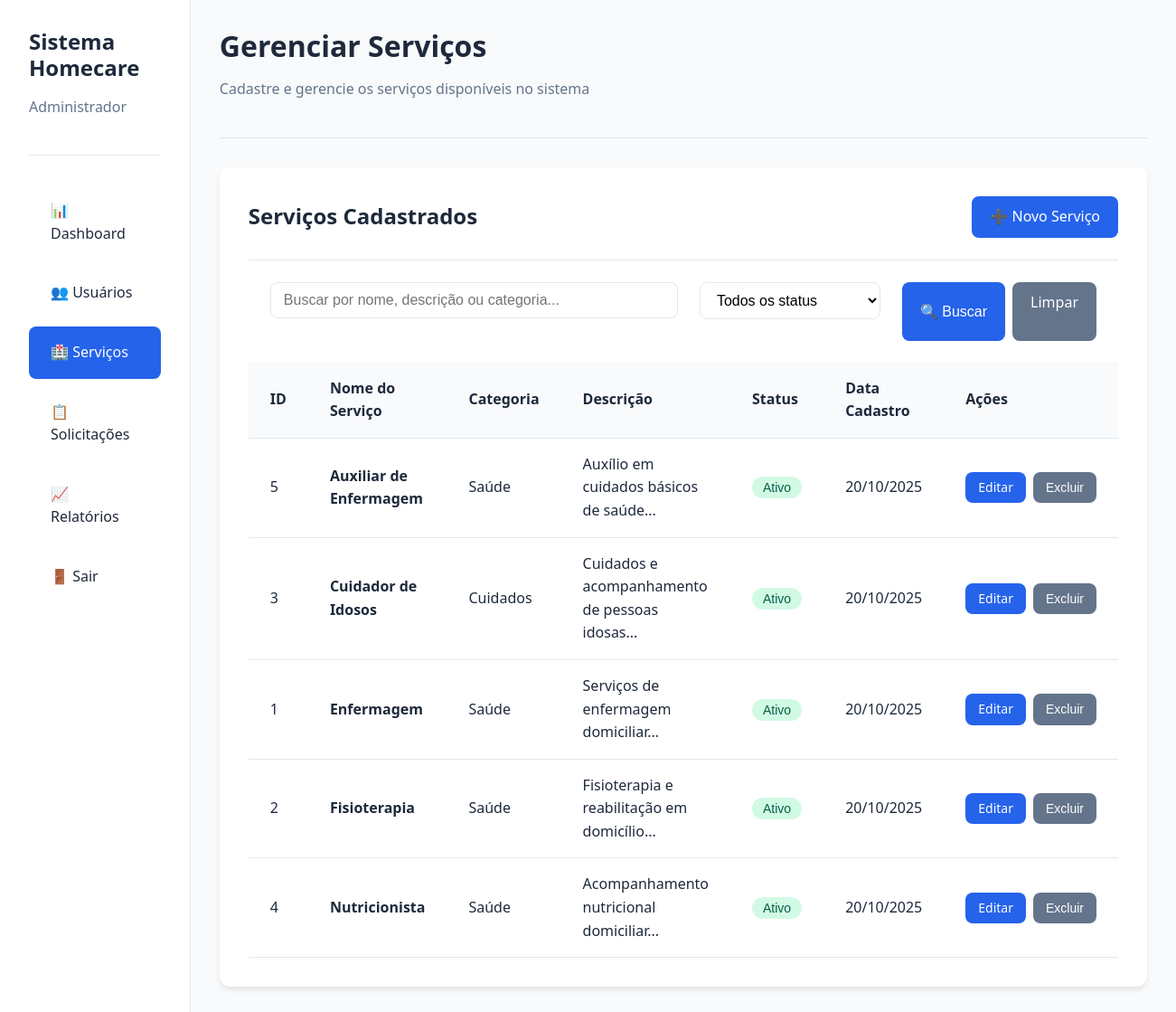
Screenshot of /admin/servicos.php (signed in) with the database file from the repository.
### tables this page shows
CREATE TABLE servicos (
    id INT AUTO_INCREMENT PRIMARY KEY,
    nome_servico VARCHAR(100) NOT NULL,
    descricao TEXT,
    categoria VARCHAR(50),
    icone VARCHAR(100),
    status ENUM('ativo', 'inativo') DEFAULT 'ativo',
    data_cadastro TIMESTAMP DEFAULT CURRENT_TIMESTAMP,
    data_atualizacao TIMESTAMP DEFAULT CURRENT_TIMESTAMP ON UPDATE CURRENT_TIMESTAMP,
    INDEX idx_categoria (categoria),
    INDEX idx_status (status)
);

### includes/funcoes.php (called while the page is built, shortened)
<?php
function formatDateBR($date) {
    return date('d/m/Y', strtotime($date));
}

### admin/servicos.php (the view, shortened to what this page needs)
<?php
$db = getDB();
$search = $_GET['search'] ?? '';
$query = "SELECT * FROM servicos WHERE 1=1";
$params = [];
$query .= " ORDER BY nome_servico ASC";
try {
    $stmt = $db->prepare($query);
    $stmt->execute($params);
    $servicos = $stmt->fetchAll();
} catch (PDOException $e) {
    $servicos = [];
    $error = "Erro ao buscar serviços";
}
?>
<!DOCTYPE html>
<html lang="pt-BR">
<head>
    <link rel="stylesheet" href="../assets/css/style.css">
</head>
<body>
<div class="dashboard">
    <aside class="sidebar">
        <div class="sidebar-header">
            <h3><?= SITE_NAME ?></h3>
            <p>Administrador</p>
        </div>
        <ul class="sidebar-menu">
            <li><a href="index.php">📊 Dashboard</a></li>
            <li><a href="usuarios.php">👥 Usuários</a></li>
            <li><a href="servicos.php" class="active">🏥 Serviços</a></li>
            <li><a href="solicitacoes.php">📋 Solicitações</a></li>
            <li><a href="relatorios.php">📈 Relatórios</a></li>
            <li><a href="../auth/logout.php">🚪 Sair</a></li>
        </ul>
    </aside>
    <main class="main-content">
        <div class="page-header">
            <h1>Gerenciar Serviços</h1>
            <p>Cadastre e gerencie os serviços disponíveis no sistema</p>
        </div>
        <div class="card">
            <div class="card-header d-flex justify-between align-center">
                <h3>Serviços Cadastrados</h3>
                <a href="servico_form.php" class="btn btn-primary">➕ Novo Serviço</a>
            </div>
            <form method="GET" class="mb-3" style="padding: 0 1.5rem;">
                <div class="form-row">
                    <div class="form-group">
                        <input type="text" name="search" placeholder="Buscar por nome, descrição ou categoria..."
                               value="<?= htmlspecialchars($search) ?>">
                    </div>
                    <div class="form-group" style="max-width: 200px;">
                        <select name="status">
                            <option value="">Todos os status</option>
                        </select>
                    </div>
                    <div style="display: flex; gap: 0.5rem;">
                        <button type="submit" class="btn btn-primary">🔍 Buscar</button>
                        <a href="servicos.php" class="btn btn-secondary">Limpar</a>
                    </div>
                </div>
            </form>
            <div class="table-responsive">
                <table>
                    <thead>
                    <tr>
                        <th>ID</th>
                        <th>Nome do Serviço</th>
                        <th>Categoria</th>
                        <th>Descrição</th>
                        <th>Status</th>
                        <th>Data Cadastro</th>
                        <th>Ações</th>
                    </tr>
                    </thead>
                    <tbody>
                    <?php if (empty($servicos)): ?>
                        <tr>
                            <td colspan="7" class="text-center">
                                Nenhum serviço encontrado.
                                <a href="servico_form.php">Cadastrar primeiro serviço</a>
                            </td>
                        </tr>
                    <?php else: ?>
                        <?php foreach ($servicos as $servico): ?>
                            <tr>
                                <td><?= $servico['id'] ?></td>
                                <td><strong><?= htmlspecialchars($servico['nome_servico']) ?></strong></td>
                                <td><?= htmlspecialchars($servico['categoria'] ?? '-') ?></td>
                                <td><?= htmlspecialchars(substr($servico['descricao'] ?? '', 0, 80)) ?>...</td>
                                <td>
                                    <form method="POST" style="display: inline;">
                                        <button type="submit" class="badge <?= $servico['status'] === 'ativo' ? 'badge-success' : 'badge-error' ?>"
                                                style="border: none; cursor: pointer;">
                                            <?= $servico['status'] === 'ativo' ? 'Ativo' : 'Inativo' ?>
                                        </button>
                                    </form>
                                </td>
                                <td><?= formatDateBR($servico['data_cadastro']) ?></td>
                                <td>
                                    <div style="display: flex; gap: 0.5rem;">
                                        <a href="servico_form.php?id=<?= $servico['id'] ?>"
                                           class="btn btn-primary btn-sm">Editar</a>
                                        <button onclick="confirmarExclusao(<?= $servico['id'] ?>)"
                                                class="btn btn-secondary btn-sm">Excluir</button>
                                    </div>
                                </td>
                            </tr>
                        <?php endforeach; ?>
                    <?php endif; ?>
                    </tbody>
                </table>
            </div>
        </div>
    </main>
</div>
</body>
</html>

### assets/css/style.css (style rules this page uses)
* { margin: 0; padding: 0; box-sizing: border-box; }
:root { --primary-color: #2563eb; --primary-dark: #1e40af; --primary-light: #3b82f6; --secondary-color: #64748b; --secondary-dark: #475569; --success-color: #10b981; --error-color: #ef4444; --warning-color: #f59e0b; --info-color: #3b82f6; --bg-color: #f8fafc; --card-bg: #ffffff; --text-color: #1e293b; --text-light: #64748b; --border-color: #e2e8f0; --shadow-sm: 0 1px 2px 0 rgba(0, 0, 0, 0.05); --shadow-md: 0 4px 6px -1px rgba(0, 0, 0, 0.1); --shadow-lg: 0 10px 15px -3px rgba(0, 0, 0, 0.1); --shadow-xl: 0 20px 25px -5px rgba(0, 0, 0, 0.1); --spacing-xs: 0.5rem; --spacing-sm: 1rem; --spacing-md: 1.5rem; --spacing-lg: 2rem; --spacing-xl: 3rem; --radius-sm: 0.375rem; --radius-md: 0.5rem; --radius-lg: 0.75rem; --radius-xl: 1rem; }
body { font-family: 'Segoe UI', Tahoma, Geneva, Verdana, sans-serif; background-color: var(--bg-color); color: var(--text-color); line-height: 1.6; min-height: 100vh; }
h1, h2, h3, h4, h5, h6 { font-weight: 600; line-height: 1.2; margin-bottom: var(--spacing-sm); color: var(--text-color); }
h1 { font-size: 2.5rem; }
h3 { font-size: 1.5rem; }
p { margin-bottom: var(--spacing-sm); color: var(--text-light); }
a { color: var(--primary-color); text-decoration: none; transition: color 0.3s ease; }
.btn { display: inline-block; padding: 0.625rem 1.25rem; font-size: 1rem; font-weight: 500; text-align: center; border: none; border-radius: var(--radius-md); cursor: pointer; transition: all 0.3s ease; text-decoration: none; }
.btn-primary { background-color: var(--primary-color); color: white; }
.btn-secondary { background-color: var(--secondary-color); color: white; }
.btn-sm { padding: 0.375rem 0.875rem; font-size: 0.875rem; }
.form-group { margin-bottom: var(--spacing-md); flex: 1; }
.form-row { display: flex; gap: var(--spacing-md); }
.form-row .form-group { flex: 1; }
input[type="text"], input[type="email"], input[type="password"], input[type="tel"], input[type="date"], input[type="time"], input[type="number"], select, textarea { width: 100%; padding: 0.625rem 0.875rem; border: 1px solid var(--border-color); border-radius: var(--radius-md); font-size: 1rem; transition: all 0.3s ease; background-color: white; }
.dashboard { display: flex; min-height: 100vh; }
.sidebar { width: 250px; background-color: white; border-right: 1px solid var(--border-color); padding: var(--spacing-lg); }
.sidebar-header { margin-bottom: var(--spacing-lg); padding-bottom: var(--spacing-md); border-bottom: 1px solid var(--border-color); }
.sidebar-menu { list-style: none; }
.sidebar-menu li { margin-bottom: var(--spacing-xs); }
.sidebar-menu a { display: block; padding: var(--spacing-sm) var(--spacing-md); color: var(--text-color); border-radius: var(--radius-md); transition: all 0.3s ease; }
.sidebar-menu a:hover, .sidebar-menu a.active { background-color: var(--primary-color); color: white; }
.main-content { flex: 1; padding: var(--spacing-lg); }
.page-header { margin-bottom: var(--spacing-lg); padding-bottom: var(--spacing-md); border-bottom: 1px solid var(--border-color); }
.page-header h1 { font-size: 2rem; }
.card { background-color: white; border-radius: var(--radius-lg); padding: var(--spacing-lg); box-shadow: var(--shadow-md); margin-bottom: var(--spacing-lg); }
.card-header { margin-bottom: var(--spacing-md); padding-bottom: var(--spacing-md); border-bottom: 1px solid var(--border-color); }
.card-header h3 { margin: 0; }
.table-responsive { overflow-x: auto; }
table { width: 100%; border-collapse: collapse; background-color: white; }
thead { background-color: var(--bg-color); }
th, td { padding: var(--spacing-sm) var(--spacing-md); text-align: left; border-bottom: 1px solid var(--border-color); }
th { font-weight: 600; color: var(--text-color); }
.badge { display: inline-block; padding: 0.25rem 0.75rem; font-size: 0.875rem; font-weight: 500; border-radius: 9999px; }
.badge-success { background-color: #d1fae5; color: #065f46; }
.mb-3 { margin-bottom: var(--spacing-md); }
.d-flex { display: flex; }
.justify-between { justify-content: space-between; }
.align-center { align-items: center; }

### rows the page displays
servicos: id "5", nome_servico "Auxiliar de Enfermagem", categoria "Saúde", descricao "Auxílio em cuidados básicos de saúde", status "Ativo", data_cadastro "20/10/2025"
servicos: id "3", nome_servico "Cuidador de Idosos", categoria "Cuidados", descricao "Cuidados e acompanhamento de pessoas idosas", status "Ativo", data_cadastro "20/10/2025"
servicos: id "1", nome_servico "Enfermagem", categoria "Saúde", descricao "Serviços de enfermagem domiciliar", status "Ativo", data_cadastro "20/10/2025"
servicos: id "2", nome_servico "Fisioterapia", categoria "Saúde", descricao "Fisioterapia e reabilitação em domicílio", status "Ativo", data_cadastro "20/10/2025"
servicos: id "4", nome_servico "Nutricionista", categoria "Saúde", descricao "Acompanhamento nutricional domiciliar", status "Ativo", data_cadastro "20/10/2025"

### other values shown
SITE_NAME "Sistema Homecare"
